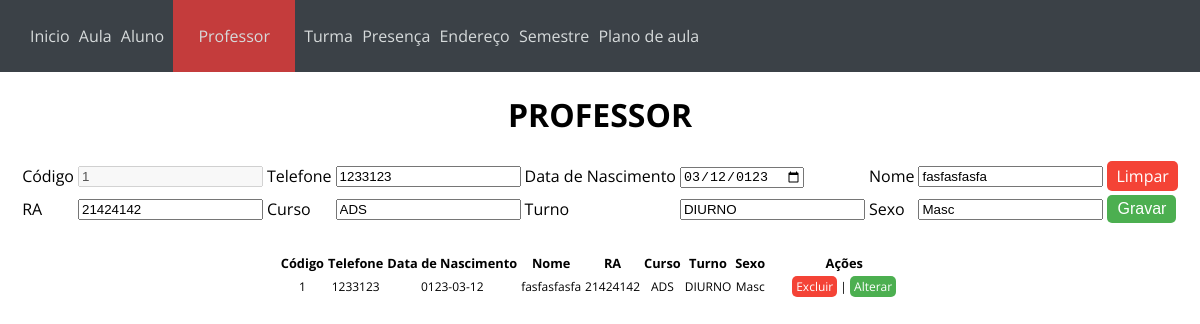
The page /Professor.php?id=1 on the database its author committed.
### tables this page shows
CREATE TABLE IF NOT EXISTS `tb_professor` (
  `CD_CODIGO` int(3) NOT NULL AUTO_INCREMENT,
  `NB_TELEFONE` int(25) NOT NULL,
  `DT_NASCIMENTO` date NOT NULL,
  `NM_NOME` varchar(35) NOT NULL,
  `NB_RA` int(14) NOT NULL,
  `DS_CURSO` varchar(50) NOT NULL,
  `DS_TURNO` varchar(35) NOT NULL,
  `DS_SEXO` varchar(15) NOT NULL,
  PRIMARY KEY (`CD_CODIGO`)
);

### BD/database.php (called while the page is built, shortened)
<?php
function execute_query($sql){
	$database = open_database();
	$found=null;
	try {
        $result = $database->query($sql);
        if ($result <> null) {
			$found = $result->fetch_all(MYSQLI_ASSOC);
		}
	} catch (Exception $e) {
	}
	return $found;
}
function open_database() {
    try {
    	 $conn = new mysqli(DB_HOST, DB_USER, DB_PASSWORD, DB_NAME);
    	 return $conn;
	 } catch (Exception $e) {
		 echo $e->getMessage();
    	 return null;
	 }
}

### Professor.php (the view, shortened to what this page needs)
<!DOCTYPE html>
<html>
<?php
    include 'BD/database.php';
    $id         =  filter_input(INPUT_GET, 'id', FILTER_SANITIZE_STRING);
    $dsCod      ="";
    $dsTelefone ="";
    $dsDataNasc ="";
    $dsNome     ="";
    $dsRa       ="";
    $dsCurso    ="";
    $dsTurno    ="";
    $dsSexo     ="";
    if($id != NULL){
        $sql="select * from tb_professor where CD_CODIGO=".$id ;
        $res_consulta = execute_query($sql);
        foreach ($res_consulta as $dados):
            $dsCod      = $dados['CD_CODIGO'];
            $dsTelefone = $dados['NB_TELEFONE'];
            $dsDataNasc = $dados['DT_NASCIMENTO'];
            $dsNome     = $dados['NM_NOME'];
            $dsRa       = $dados['NB_RA'];
            $dsCurso    = $dados['DS_CURSO'];
            $dsTurno    = $dados['DS_TURNO'];
            $dsSexo     = $dados['DS_SEXO'];
        endforeach;
    }
?>
<head>
    <link rel="stylesheet" href="style.css">
</head>
<body>
    <form method="post" action="processar.php">
        <div class="menu">
            <a href="Index" target="_self">Inicio</a>
            <a href="Aula.php"        target="_self">Aula</a>
            <a href="Aluno.php"       target="_self">Aluno</a>
            <a href="Professor.php"   target="_self" class="selecionado">Professor</a>
            <a href="Turma.php"       target = "_self">Turma</a>
            <a href="Presença.php"    target = "_self">Presença</a>
            <a href="Endereco.php"    target="_self">Endereço</a>
            <a href="Semestre.php"    target="_self">Semestre</a>
            <a href="planodeaula.php" target="_self">Plano de aula</a>
        </div>
        <h1>PROFESSOR</h1>
        <table class="inserir">
            <tr>
                <td>Código</td>
                <td><input type="text" placeholder="Não preencher"  disabled name="TxtCodProf" id="TxtCodProf" value="<?php echo $dsCod?>"></td>
                <td>Telefone</td>
                <td><input type="text" name="TxtTelProf" id="TxtTelProf" value="<?php echo $dsTelefone?>"></td>
                <td>Data de Nascimento</td>
                <td><input type="date" name="TxtNascProf" id="TxtNascProf" value="<?php echo $dsDataNasc?>"></td>
                <td>Nome</td>
                <td><input type="text" name="TxtNomeProf" id="TxtNomeProf" value="<?php echo $dsNome?>"></td>
                <td><a href="Professor.php" class="btn-limpar">Limpar</a></td>
            </tr>
            <tr>
                <td>RA</td>
                <td><input type="text" name="TxtRa" id="TxtRa" value="<?php echo $dsRa?>"></td>
                <td>Curso</td>
                <td><input type="text" name="TxtCurso" id="TxtCurso" value="<?php echo $dsCurso?>"></td>
                <td>Turno</td>
                <td><input type="text" name="TxtTurno" id="TxtTurno" value="<?php echo $dsTurno?>"></td>
                <td>Sexo</td>
                <td><input type="text" name="TxtSexo" id="TxtSexo" value="<?php echo $dsSexo?>"></td>
                <td><input type="submit" onclick="return validarProfessor();" value="Gravar" class="btn" /></td>
            </tr>
        </table>
    </form>
    <div class="listar">
    <?php include('Listar/listarProfessor.php'); ?>
    </div>
</body>
</html>

### Listar/listarProfessor.php (shortened to what this page needs)
<?php
    $sql="select * from tb_professor ";
    $res_consulta = execute_query($sql);
?>
<br/>
<table style="font-size: 0.8rem; text-align: center;">
    <thead>
        <tr>
            <th>Código</th>
            <th>Telefone</th>
            <th>Data de Nascimento</th>
            <th>Nome</th>
            <th>RA</th>
            <th>Curso</th>
            <th>Turno</th>
            <th>Sexo</th>
            <th>Ações</th>
        </tr>
    </thead>
    <tbody">
        <?php foreach($res_consulta as $dados) : ?>
        <tr style="font-size: 12px;">
            <td><?php echo $dados['CD_CODIGO']; ?></td>
            <td><?php echo $dados['NB_TELEFONE']; ?></td>
            <td><?php echo $dados['DT_NASCIMENTO']; ?></td>
            <td><?php echo $dados['NM_NOME']; ?></td>
            <td><?php echo $dados['NB_RA']; ?></td>
            <td><?php echo $dados['DS_CURSO']; ?></td>
            <td><?php echo $dados['DS_TURNO']; ?></td>
            <td><?php echo $dados['DS_SEXO']; ?></td>
            <td style="width: 150px;">
                <a href="BD/apagar.php?id=<?php echo $dados['CD_CODIGO']; ?>&tipo=professor" class="btn-excluir">Excluir</a>   |
                <a href="Professor.php?id=<?php echo $dados['CD_CODIGO']; ?>" class="btn-alterar">Alterar</a>
            </td>
        </tr>
        <?php  endforeach;?>
</table>

### style.css (style rules this page uses)
body { margin: 0; padding: 0; font-family: 'Open Sans', sans-serif; }
.menu { background-color: rgb(59, 65, 71); padding: 25px; margin-bottom: 0; }
.menu a { text-decoration: none; margin-left: 5px; color: rgb(214, 218, 219); }
h1 { text-align: center; }
.selecionado { padding: 25px; background-color: rgb(196, 60, 60); }
.inserir { display: flex; justify-content: center; margin-bottom: 25px; }
.listar { display: flex; justify-content: center; }
.btn { background-color: #4CAF50; border: none; color: white; padding: 5px 10px; text-align: center; text-decoration: none; display: inline-block; font-size: 16px; border-radius: 5px; }
.btn-limpar { background-color: #f44336; border: none; border-radius: 5px; color: white; padding: 4px 9px; text-align: center; text-decoration: none; display: inline-block; font-size: 16px; }
.btn-alterar { background-color: #4CAF50; border: none; border-radius: 5px; color: white; padding: 2px 4px; text-align: center; text-decoration: none; display: inline-block; font-size: 12px; }
.btn-excluir { background-color: #f44336; border: none; border-radius: 5px; color: white; padding: 2px 4px; text-align: center; text-decoration: none; display: inline-block; font-size: 12px; }

### rows shown on the page
tb_professor: TxtCodProf "1", TxtTelProf "1233123", TxtNascProf "03/12/0123", TxtNomeProf "fasfasfasfa", TxtRa "21424142", TxtCurso "ADS", TxtTurno "DIURNO", TxtSexo "Masc", CD_CODIGO "1", NB_TELEFONE "1233123", DT_NASCIMENTO "0123-03-12", NM_NOME "fasfasfasfa", NB_RA "21424142", DS_CURSO "ADS", DS_TURNO "DIURNO", DS_SEXO "Masc"
